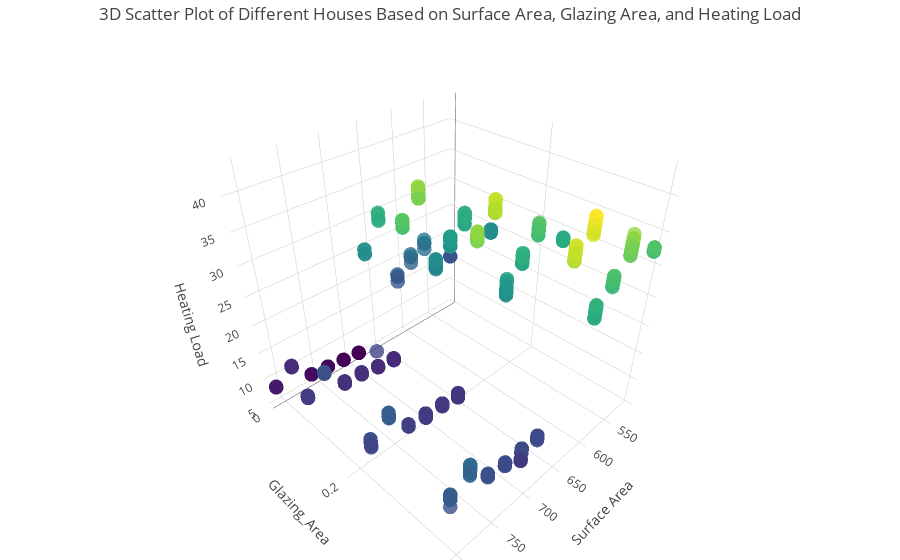

Notebook code cell kept with this figure:
### Markdown cell above
_3-Dimensional diagram_             (___Hover over the points to see the values___)

### Code cell
import plotly.graph_objects as go
import pandas as pd

# Load data
df = pd.read_csv("energy_efficiency_data.csv")
df.columns = [col.replace("AAPL.", "") for col in df.columns]

# Create 3D scatter plot
fig_3d_houses = go.Figure()

fig_3d_houses.add_trace(
    go.Scatter3d(
        x=df["Surface_Area"],
        y=df["Glazing_Area"],
        z=df["Heating_Load"],
        mode='markers',
        marker=dict(size=5, color=df["Heating_Load"], colorscale='Viridis', opacity=0.8),
        text=df["Orientation"],  # Optionally add text labels
        hovertemplate=
            'Surface Area: %{x}<br>' +
            'Glazing Area: %{y}<br>' +
            'Heating Load: %{z}<br>' +
            'Orientation: %{text}'
    )
)

# Set titles and layout
fig_3d_houses.update_layout(
    title="3D Scatter Plot of Different Houses Based on Surface Area, Glazing Area, and Heating Load",
    scene=dict(
        xaxis_title='Surface Area',
        yaxis_title='Glazing_Area',
        zaxis_title='Heating Load'
    ),
    margin=dict(l=0, r=0, b=0, t=40)
)

# Show plot
fig_3d_houses.show()

### Figure 1 — Plotly figure (JSON) as saved in the notebook; plotly's stock layout.template omitted (floating-point values rounded to 4 significant figures; data arrays with more than 128 entries replaced by an {"elided": "..."} marker saying what was removed)
{"data": [{"hovertemplate": "Surface Area: %{x}<br>Glazing Area: %{y}<br>Heating Load: %{z}<br>Orientation: %{text}", "marker": {"color": {"elided": "768 float values"}, "colorscale": [[0, "#440154"], [0.1111, "#482878"], [0.2222, "#3e4989"], [0.3333, "#31688e"], [0.4444, "#26828e"], [0.5556, "#1f9e89"], [0.6667, "#35b779"], [0.7778, "#6ece58"], [0.8889, "#b5de2b"], [1, "#fde725"]], "opacity": 0.8, "size": 5}, "mode": "markers", "text": {"elided": "768 int values"}, "type": "scatter3d", "x": {"elided": "768 float values"}, "y": {"elided": "768 float values"}, "z": {"elided": "768 float values"}}], "layout": {"margin": {"b": 0, "l": 0, "r": 0, "t": 40}, "scene": {"xaxis": {"title": {"text": "Surface Area"}}, "yaxis": {"title": {"text": "Glazing_Area"}}, "zaxis": {"title": {"text": "Heating Load"}}}, "title": {"text": "3D Scatter Plot of Different Houses Based on Surface Area, Glazing Area, and Heating Load"}}}
